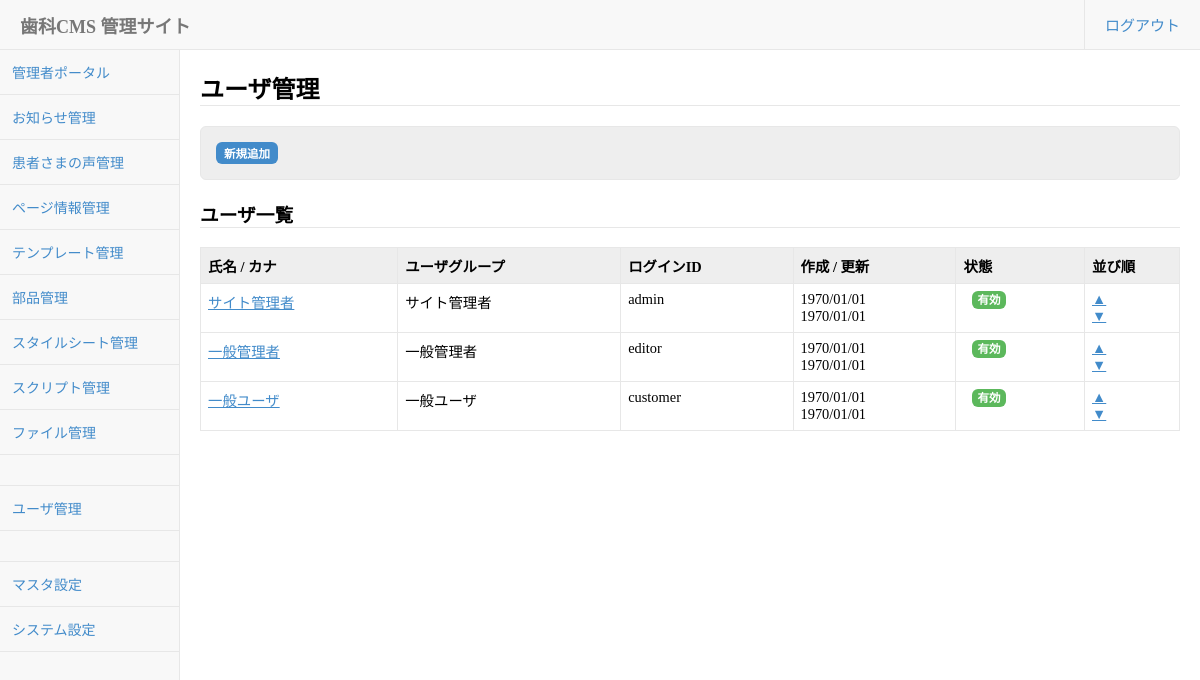
Screenshot of /webadmin/user_manager.php (signed in) with the database file from the repository.
### tables this page shows
CREATE TABLE `user` (
  `user_id` bigint(20) NOT NULL,
  `created` bigint(20) DEFAULT NULL,
  `updated` bigint(20) DEFAULT NULL,
  `created_by` bigint(20) DEFAULT NULL,
  `updated_by` bigint(20) DEFAULT NULL,
  `start_time` bigint(20) DEFAULT NULL,
  `end_time` bigint(20) DEFAULT NULL,
  `name` varchar(255) DEFAULT NULL,
  `name_kana` varchar(255) DEFAULT NULL,
  `login_id` varchar(255) DEFAULT NULL,
  `password` varchar(511) DEFAULT NULL,
  `mail` varchar(255) DEFAULT NULL,
  `usertype_id` bigint(20) DEFAULT NULL,
  `admin_flg` tinyint(1) NOT NULL DEFAULT '0',
  `admintype` tinyint(1) NOT NULL DEFAULT '0',
  `passwordchange_time` bigint(20) DEFAULT NULL,
  `login_failed` tinyint(4) NOT NULL DEFAULT '0',
  `firstauth_code` varchar(64) NOT NULL,
  `language` varchar(4) DEFAULT NULL,
  `sort_no` bigint(20) NOT NULL DEFAULT '0',
  `active_flg` tinyint(1) NOT NULL DEFAULT '0'
);

### webadmin/DataAccess/User.php (called while the page is built, shortened)
<?php
require_once(dirname(__FILE__).'/../Framework/DataAccessBase.php');
class User extends DataAccessBase
{
	function getUserListForEdit(){
		$now_timestamp = time();
		$sql = "SELECT ";
		$sql.= 		"user.user_id, ";
		$sql.= 		"user.start_time, ";
		$sql.= 		"user.end_time, ";
		$sql.= 		"user.name, ";
		$sql.= 		"user.name_kana, ";
		$sql.= 		"user.login_id, ";
		$sql.= 		"user.password, ";
		$sql.= 		"user.mail, ";
		$sql.= 		"user.admin_flg, ";
		$sql.= 		"user.admintype, ";
		$sql.= 		"user.firstauth_code, ";
		$sql.= 		"user.language, ";
		$sql.= 		"user.created, ";
		$sql.= 		"user.updated, ";
		$sql.= 		"user.active_flg, ";
		$sql.= 		"usertype.usertype_id, ";
		$sql.= 		"usertype.usertype_name, ";
		$sql.= 		"usergroup.usergroup_name ";
		$sql.= "FROM user ";
		$sql.= "LEFT JOIN usertype ON user.usertype_id = usertype.usertype_id ";
		$sql.= 		"AND usertype.active_flg = '1' ";
		$sql.= "LEFT JOIN user_usergroup ON user.user_id = user_usergroup.user_id ";
		$sql.= 		"AND maingroup_flg = '1' ";
		$sql.= 		"AND (user_usergroup.start_time <= ? OR user_usergroup.start_time IS NULL) ";
		$param[] = $now_timestamp;
		$sql.= 		"AND (user_usergroup.end_time > ? OR user_usergroup.end_time IS NULL) ";
		$param[] = $now_timestamp;
		$sql.= "LEFT JOIN usergroup ON user_usergroup.usergroup_id = usergroup.usergroup_id ";
		$sql.= 		"AND (usergroup.start_time <= ? OR usergroup.start_time IS NULL) ";
		$param[] = $now_timestamp;
		$sql.= 		"AND (usergroup.end_time > ? OR usergroup.end_time IS NULL) ";
		$param[] = $now_timestamp;
		$sql.= "GROUP BY user.user_id ";
		$sql.= "ORDER BY user.sort_no ASC ";
		$result = $this->query($sql,$param);
		return $result;
	}
}

### webadmin/Framework/DataAccessBase.php (called while the page is built, shortened)
<?php
abstract class DataAccessBase
{
	var $tablename;
	var $db;
	protected function  __construct()
	{
		global $db_connection;
		$this->db = $db_connection;
	}
	protected function setTableName($tablename)
	{
		$this->tablename = $tablename;
	}
	public function query($sql,$param = array(),$fetch_option = 2){
		global $debug_mode;
		$result = false;
		try{
			$stmt = $this->db->prepare($sql);
			if($param == array()){
				$stmt->execute();
			}else{
				$stmt->execute($param);
			}
			if($fetch_option == DataAccessBase::FETCH_ALL){
				$result = $stmt->fetchAll(PDO::FETCH_ASSOC);
			}else if($fetch_option == DataAccessBase::FETCH) {
				$result = $stmt->fetch(PDO::FETCH_ASSOC);
			}else{
				$result = false;
			}
		}catch(PDOException $e){
			$real_sql = $this->makeRealSql($sql, $param);
			Logger::error("SQLエラー テーブル：".$this->tablename."へのクエリに失敗しました。".$real_sql);
			if($debug_mode){
				throw new Exception($e->getMessage().$real_sql);
			}else{
				throw new Exception($e->getMessage());
			}
			return false;
		}
		return $result;
	}
	private static function makeRealSql($sql,$param){
		$sql = str_replace("?","'%s'",$sql);
		$sql = vsprintf($sql,$param);
		return $sql;
	}
	private function setQueryLog($type,$sql,$param){
		$query_log = array("type" => $type,"sql" => $sql,"param" => $param,"check_sql" => self::makeRealSql($sql, $param));
	}
}
?>

### webadmin/user_manager.php (the view, shortened to what this page needs)
<?php
require_once(dirname(__FILE__).'/ApplicationCommon/include.php');
require_once(dirname(__FILE__).'/DataAccess/User.php');
$self = basename(__FILE__);
$User = new User();
$userList = $User->getUserListForEdit();
?>
<form action = "" id="control_values" style="margin-top: 10px;">
<div class="search">
<input class="btn btn_small" type="button" value="新規追加" id="action_new" />
</div>
</form>
<h3>ユーザ一覧</h3>
<table class="list">
<tr>
	<th>氏名 / カナ</th>
	<th>ユーザグループ</th>
	<th>ログインID</th>
	<th>作成 / 更新</th>
	<th>状態</th>
	<th class="w80">並び順</th>
</tr>
<?php
for($i=0;$i < count($userList);$i++){
	echo '<tr>'."\n";
	echo '<td><a href="user_edit.php?mode=edit&user_id='.$userList[$i]["user_id"].'&close_url='.$self.'">'.htmlspecialchars($userList[$i]["name"]).'</a><br>'."\n";
	echo '</td>'."\n";
	echo '<td>'.htmlspecialchars($userList[$i]["usergroup_name"])."\n";
	echo '<td>'.htmlspecialchars($userList[$i]["login_id"])."\n";
	echo '<td>'.date("Y/m/d",$userList[$i]["created"]).'<br>'."\n";
	echo date("Y/m/d",$userList[$i]["updated"]).'</td>'."\n";
	if($userList[$i]["active_flg"] == "1"){
		echo '<td><span class="mark green">有効</span></td>'."\n";
	}else{
		echo '<td><span class="mark red">無効</span></td>'."\n";
	}
	echo '<td>';
	echo '<a href="'.$self.'?user_id='.$userList[$i]["user_id"].'&action=sort&sort=up">▲</a>';
	echo '<br>';
	echo '<a href="'.$self.'?user_id='.$userList[$i]["user_id"].'&action=sort&sort=down">▼</a>';
	echo '</td>';
	echo '</tr>'."\n";
}
?>
</table>

### webadmin/css/admin.css (style rules this page uses)
a { color:#428bca; text-decoration:none; }
input , textarea , select { margin:0; padding:4px; border:solid 1px #cccccc; font-size:0.9em; font-family: "メイリオ","Meiryo","Hiragino Kaku Gothic Pro" , "ヒラギノ角ゴ Pro W3" , "ＭＳ Ｐゴシック"; color:#555555; }
input.btn,a.btn { margin-top:20px; padding:8px 16px; border:none; background:#428bca; font-size:0.9em; font-weight:bold; color:#ffffff; cursor:pointer; -webkit-border-radius: 6px; -moz-border-radius: 6px; border-radius: 6px; }
input.btn_small,a.btn_small { margin:0; padding:3px 8px; border:none; background:#428bca; font-size:0.8em; font-weight:bold; color:#ffffff; cursor:pointer; -webkit-border-radius: 6px; -moz-border-radius: 6px; border-radius: 6px; }
table { width:100%; }
table.list { margin:0 0 20px 0; width:100%; font-size:0.9em; border:1px solid #e7e7e7; border-collapse: collapse; }
table.list th { padding:7px; background:#eeeeee; border:1px solid #e7e7e7; text-align:left; }
table.list td { padding:7px; border:1px solid #e7e7e7; vertical-align:top; }
table.list a { text-decoration:underline; }
div.search { margin:0 0 20px 0; padding:15px; background:#eeeeee; -webkit-border-radius: 6px; -moz-border-radius: 6px; border-radius: 6px; border:1px solid #e7e7e7; font-size:0.9em; }
.w80 { width:80px; }
span.mark { margin:9px; padding:3px 5px; font-size:0.8em; font-weight:bold; -webkit-border-radius: 6px; -moz-border-radius: 6px; border-radius: 6px; }
span.green { background:#5cb85c; color:#ffffff; }
html { margin:0; padding:0; height: 100%; background:url(../img/sidebar_background.gif) repeat-y left top; }
body { margin:0; padding:0; min-width:800px; height: 100%; font-family: "メイリオ","Meiryo","Hiragino Kaku Gothic Pro" , "ヒラギノ角ゴ Pro W3" , "ＭＳ Ｐゴシック"; }
#body #content h3 { border-bottom:1px solid #e7e7e7; }

### rows the page displays
user: name "サイト管理者", usergroup_name "サイト管理者", login "admin", created "1970/01/01", updated "1970/01/01", active_flg "有効"
user: name "一般管理者", usergroup_name "一般管理者", login "editor", created "1970/01/01", updated "1970/01/01", active_flg "有効"
user: name "一般ユーザ", usergroup_name "一般ユーザ", login "customer", created "1970/01/01", updated "1970/01/01", active_flg "有効"

### other values shown
$this->title "ユーザ管理"
Config::get("addon_module".$i."_name") "お知らせ管理"
Config::get("addon_module".$i."_name") "患者さまの声管理"
